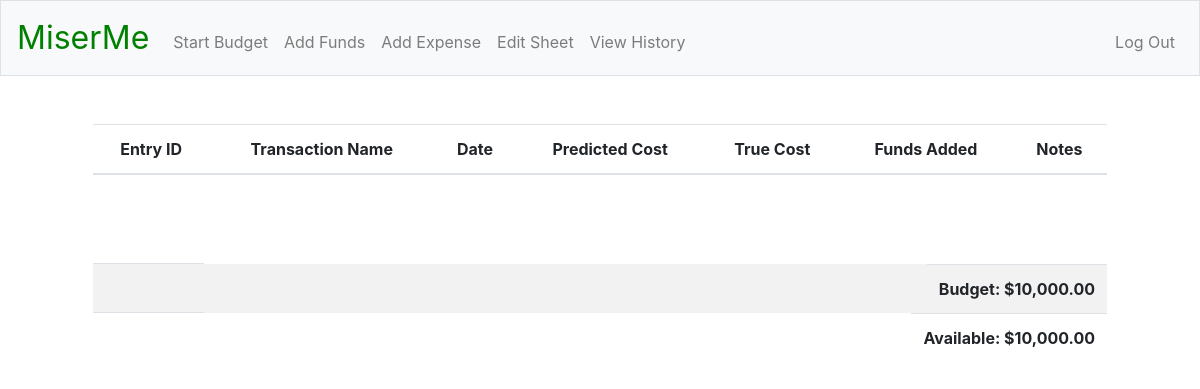
Before: / (signed in) with the older database file.
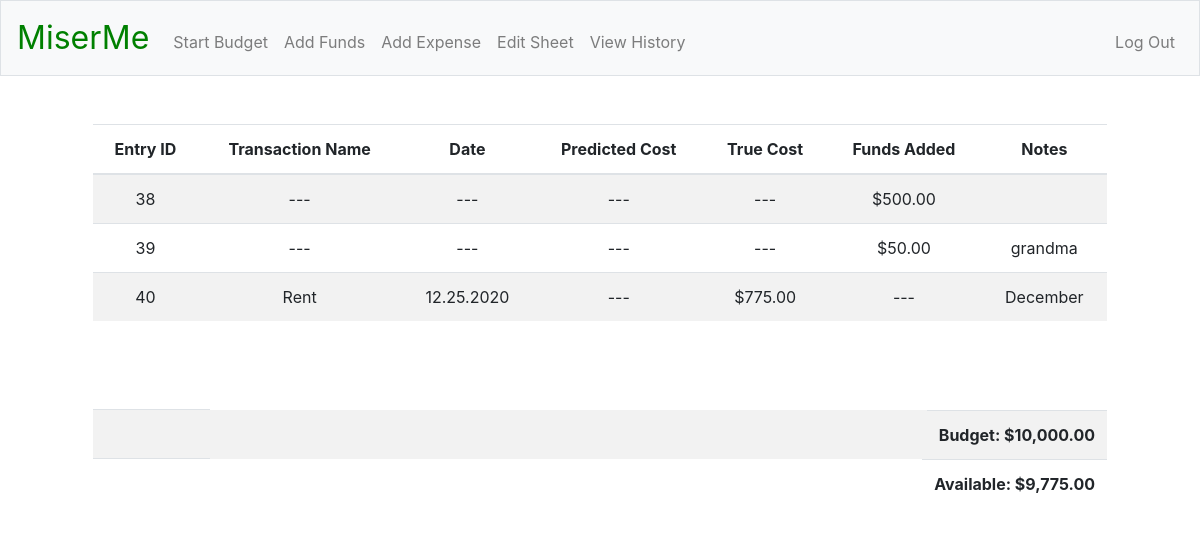
After: the same page with the newer database file.
### tables this page shows
CREATE TABLE finances (
funds_id INTEGER PRIMARY KEY AUTOINCREMENT NOT NULL,
user_id INTEGER NOT NULL,
txn_name TEXT NOT NULL,
date TEXT NOT NULL,
predicted_cost REAL NOT NULL,
true_cost REAL NOT NULL,
funds_added REAL NOT NULL DEFAULT "---",
notes TEXT NOT NULL,
FOREIGN KEY(user_id) REFERENCES registrants(id));

### app.py (the view)
@app.route("/")
@login_required
def index():
    c.execute("SELECT funds_id, txn_name, date, predicted_cost, true_cost, funds_added, notes FROM finances WHERE user_id = :user_id", {"user_id": session["user_id"]})
    rows = c.fetchall()
    funds_snapshot = []
    for row in rows:
        funds_snapshot.append({
            "funds_id": row[0],
            "name": row[1],
            "date": row[2],
            "predict": usd(row[3]),
            "true": usd(row[4]),
            "added": usd(row[5]),
            "notes": row[6]
        })
    c.execute("SELECT funds, budget FROM registrants WHERE id = :user_id", {"user_id": session["user_id"]})
    rows = c.fetchall()
    current_funds = usd(rows[0][0])
    budget = usd(rows[0][1])
    return render_template("index.html", funds_snapshot=funds_snapshot, current_funds=current_funds, budget=budget)

### helpers.py (called while the page is built)
def login_required(f):
    @wraps(f)
    def decorated_functions(*args, **kwargs):
        if session.get("user_id") is None:
            return redirect("/login")
        return f(*args, **kwargs)
    return decorated_functions

def usd(value):
    if isinstance(value, float):
        return f"${value:,.2f}"
    else:
        return value

### templates/index.html (shortened to what this page needs)
{% extends "layout.html" %}
{% block main %}
<div class="col-12">
    <table class="table table-striped">
        <thead>
            <tr>
                <th>Entry ID</th>
                <th>Transaction Name</th>
                <th>Date</th>
                <th>Predicted Cost</th>
                <th>True Cost</th>
                <th>Funds Added</th>
                <th>Notes</th>
            </tr>
        </thead>
        <tbody>
            {% for i in funds_snapshot %}
            <tr>
                <td>{{ i["funds_id"] }}</td>
                <td>{{ i["name"] }}</td>
                <td>{{ i["date"] }}</td>
                <td>{{ i["predict"] }}</td>
                <td>{{ i["true"] }}</td>
                <td>{{ i["added"] }}</td>
                <td>{{ i["notes"] }}</td>
            </tr>
            {% endfor %}
        </tbody>
    </table>
</div>
<br>
<br>
<br>
<div class="col-12">
    <table class="table table-striped">
        <tbody>
            <tr>
                <td colspan="6"></td>
                <td style="font-weight: bold; float: right;">Budget: {{ budget }}</td>
            </tr>
            <tr>
                <td colspan="6"></td>
                <td style="font-weight: bold; float: right;">Available: {{ current_funds }}</td>
            </tr>
        </tbody>
    </table>
</div>
{% endblock %}

### templates/layout.html (shortened to what this page needs)
<!DOCTYPE html>
<html lang="en">
    <head>
        <link rel="stylesheet" href="https://stackpath.bootstrapcdn.com/bootstrap/4.5.2/css/bootstrap.min.css">
        <link href="/static/styles.css" rel="stylesheet">
    </head>
    <body>
        <nav class="navbar navbar-expand-md navbar-light bg-light border">
            <a class="navbar-brand" href="/"><span class="miserme_brand">MiserMe</span></a>
            <div class="collapse navbar-collapse" id="navbar">
                {% if session.user_id %}
                    <ul class="navbar-nav mr-auto mt-2">
                        <li class="nav-item"><a class="nav-link" href="/start_budget">Start Budget</a></li>
                        <li class="nav-item"><a class="nav-link" href="/add_funds">Add Funds</a></li>
                        <li class="nav-item"><a class="nav-link" href="/expense">Add Expense</a></li>
                        <li class="nav-item"><a class="nav-link" href="/edit">Edit Sheet</a></li>
                        <li class="nav-item"><a class="nav-link" href="/history">View History</a></li>
                    </ul>
                    <ul class="navbar-nav ml-auto mt-2">
                        <li class="nav-item"><a class="nav-link" href="/logout">Log Out</a></li>
                    </ul>
                {% else %}
                    <ul class="navbar-nav ml-auto mt-2">
                        <li class="nav-item"><a class="nav-link" href="/register">Register</a></li>
                        <li class="nav-item"><a class="nav-link" href="/login">Log In</a></li>
                    </ul>
                {% endif %}
            </div>
        </nav>
        <main class="container p-5">
            {% block main %}{% endblock %}
        </main>
    </body>
</html>

### static/styles.css (style rules this page uses)
main { overflow-x: auto; text-align: center; }
nav .navbar-brand { font-size: xx-large; }
nav .navbar-brand .miserme_brand { color: green; }

Changed rows visible on the page:
added finances: funds_id "38", name "---", date "---", predict "---", true "---", added "$500.00"
added finances: funds_id "39", name "---", date "---", predict "---", true "---", added "$50.00", notes "grandma"
added finances: funds_id "40", name "Rent", date "12.25.2020", predict "---", true "$775.00", added "---", notes "December"
Other visible differences:
{{ current_funds }}: "$10,000.00" → "$9,775.00"
